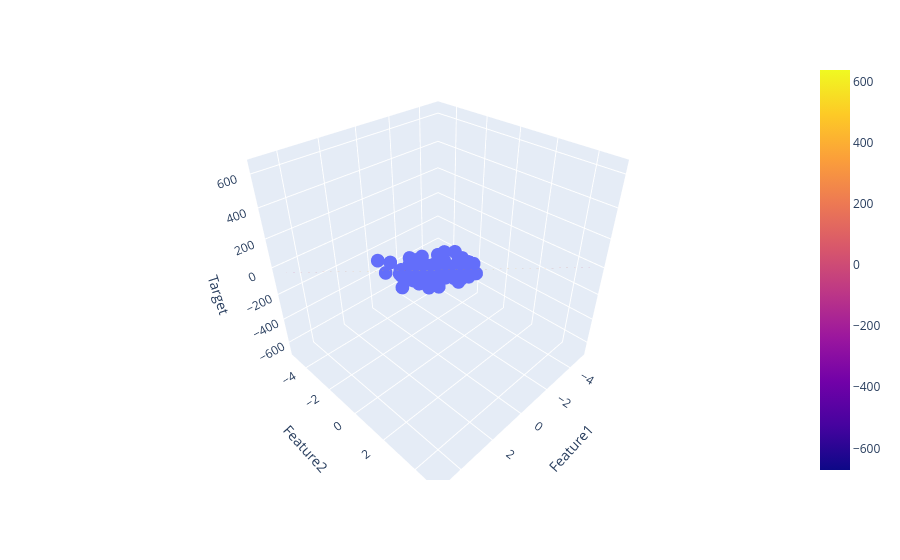

Notebook code cell kept with this figure:
### Code cell
fig = px.scatter_3d(df, x='Feature1', y='Feature2', z='Target')

fig.add_trace(go.Surface(x = x, y = y, z =z ))

fig.show()
